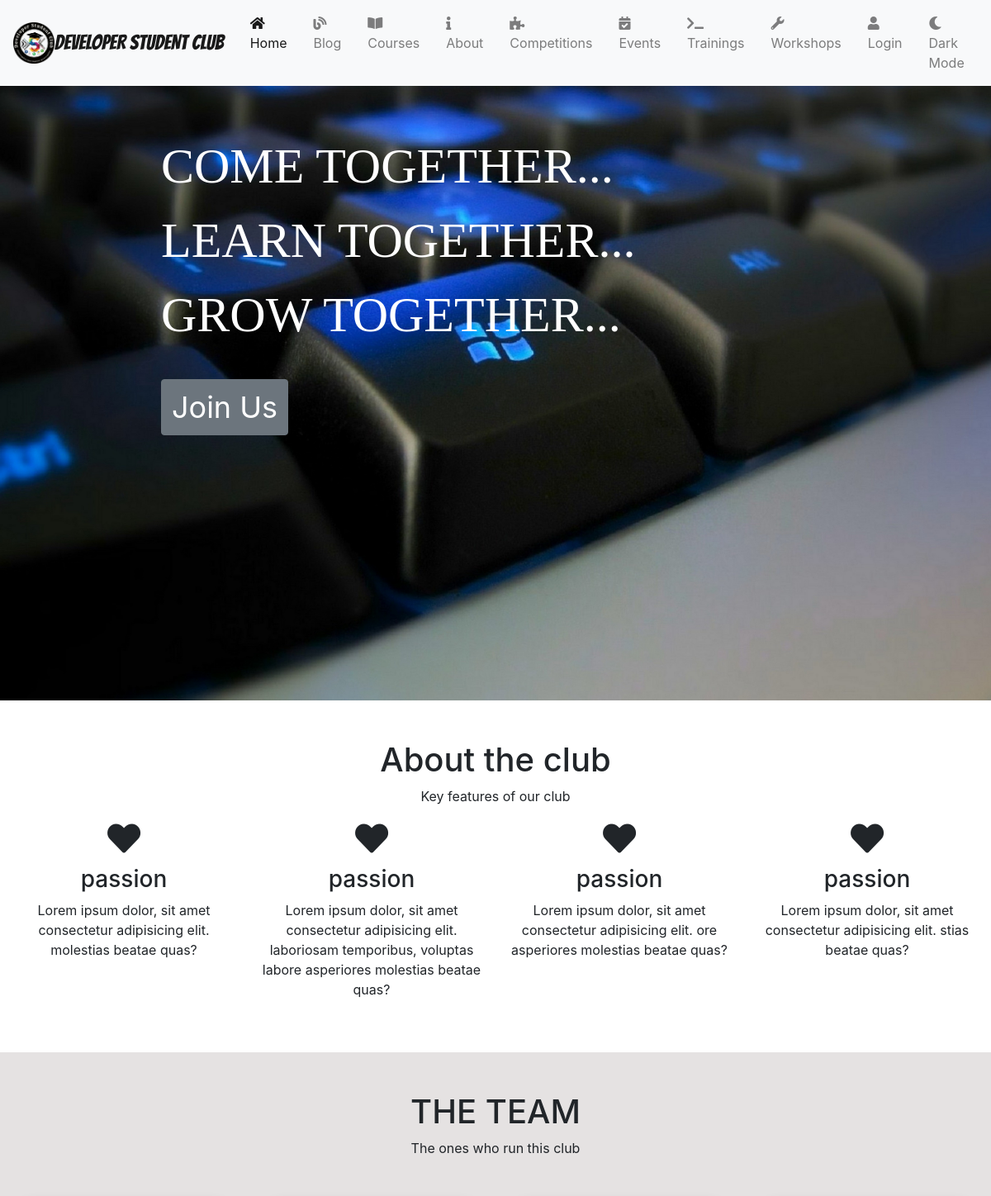
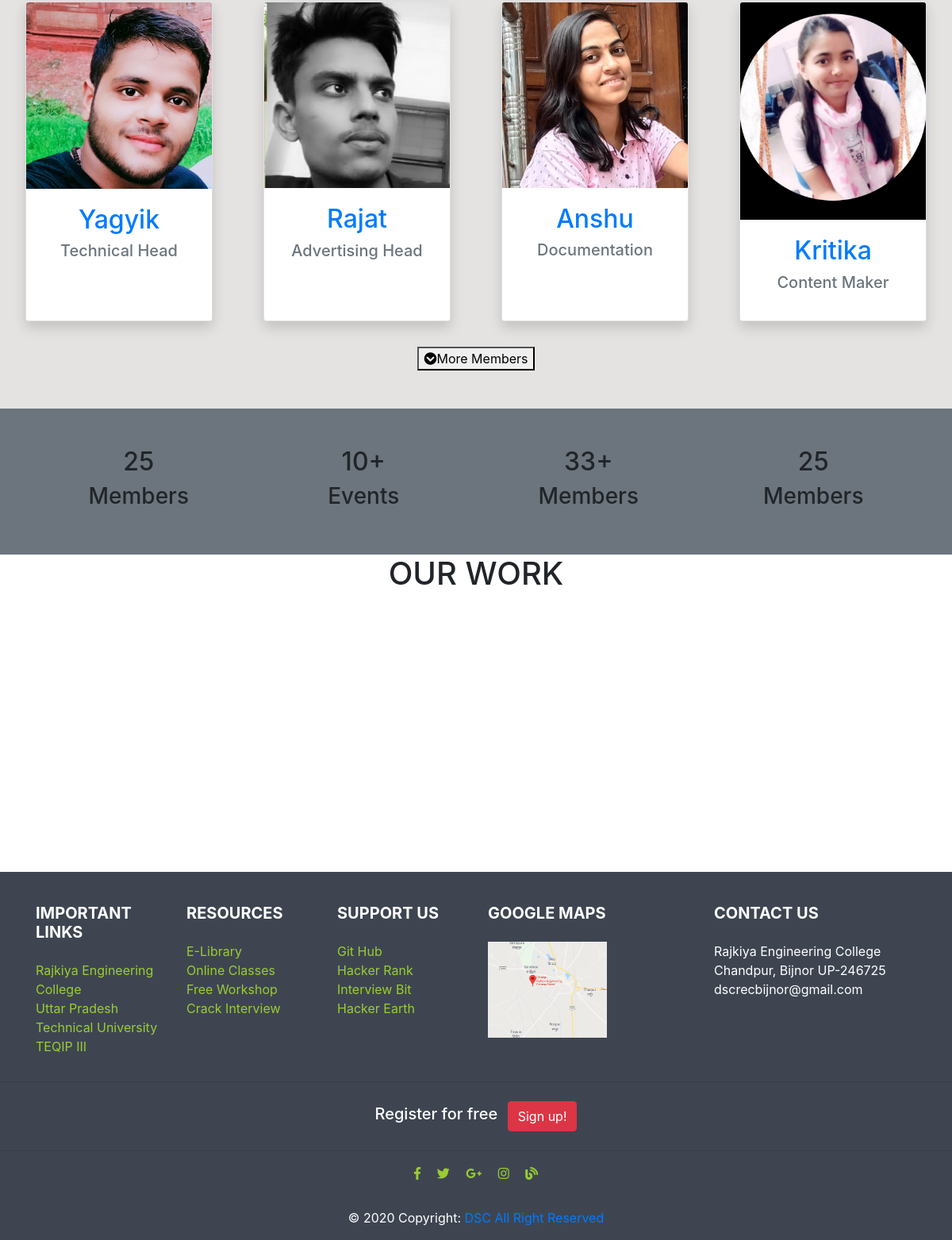
The page / on the database its author committed (2 pictures, top to bottom).
### dscweb/models.py (models this page shows, shortened)
class Heads(models.Model):
    pic         = models.ImageField(upload_to='images/members/')
    first_name  = models.CharField(max_length=50, null=False)
    last_name   = models.CharField(max_length=50, null=False)
    mobile      = models.CharField(max_length=12, null=False)
    email       = models.EmailField()
    title       = models.CharField(max_length=20, null=False)
    description = models.CharField(max_length=100)
    facebook    = models.URLField(null=True, blank=True)
    linkedin    = models.URLField(null=True, blank=True)
    github      = models.URLField(null=True, blank=True)
    def get_absolute_url(self):
        return f"/heads/{self.first_name}"

### dscweb/views.py (the view)
# urls.py: path('', views.home_view, name='home'),
def home_view(request):
    members = Member.objects.all()
    headss= Heads.objects.all()
    context = {"title": "DSC", "members": members,"headss":headss}
    return render(request, 'home.html', context)

### dscweb/models.py (called while the page is built)
    def get_absolute_url(self):
        return f"/member/{self.first_name}"

### templates/home.html (shortened to what this page needs)
{% extends 'base.html' %}
{%load static%}
{% block content %}
    <section>
        <div class="container-fluid bgimg-1 mt-0 " >
            <div class=" text-white mt-5" style="font-size: 5vw;margin:10vw ;padding:5vw">
                <p class="mt-5 " style="font-family:cursive;" >COME TOGETHER...<br>LEARN TOGETHER...<br>GROW TOGETHER...</p>
                <button type="button" class="btn btn-secondary" style="font-size: 3vw;">Join Us</button>
            </div>
        </div>
    </section>
    <section>
        <div class="container-fluid py-5">
            <h1 class="text-center">About the club</h1>
            <p class="text-center">Key features of our club</p>
            <div class="row">
                <div class="col-sm-3 text-center">
                    <h1> <i class="fas fa-heart "></i></h1>
                    <h3 >passion</h3>
                    <p>Lorem ipsum dolor, sit amet consectetur adipisicing elit. molestias beatae quas?</p>
                </div>
                <div class="col-sm-3 text-center">
                    <h1> <i class="fas fa-heart "></i></h1>
                    <h3 >passion</h3>
                    <p >Lorem ipsum dolor, sit amet consectetur adipisicing elit. laboriosam temporibus, voluptas labore asperiores molestias beatae quas?</p>
                </div>
                <div class="col-sm-3 text-center">
                    <h1> <i class="fas fa-heart "></i></h1>
                    <h3>passion</h3>
                    <p>Lorem ipsum dolor, sit amet consectetur adipisicing elit. ore asperiores molestias beatae quas?</p>
                </div>
                <div class="col-sm-3 text-center">
                   <h1> <i class="fas fa-heart "></i></h1>
                    <h3 >passion</h3>
                    <p>Lorem ipsum dolor, sit amet consectetur adipisicing elit. stias beatae quas?</p>
                </div>
            </div>
        </div>
    </section>
    <section>
        <div class="container-fluid py-5 " style="background-color: rgb(229, 226, 226);">
            <h1 class="text-center">THE TEAM</h1>
            <p class="text-center">The ones who run this club</p>
            <div class="row">
                {% for heads in headss %}
                <div class="col-sm-3 p-4 d-flex">
                    <div class="card shadow m-2 flex-fill">
                        <a href=" {{ heads.get_absolute_url }} " >
                        <img src="{{ heads.pic.url }}" alt="Pic" class="card-img-top img-fluid" >
                        <div class="card-body text-center">
                            <h2>{{ heads.first_name }} {{ member.last_name }}</h2>
                            </a>
                            <p class="text-secondary h5">{{ heads.title }}</p>
                        </div>
                    </div>
                </div>
                {% endfor %}
            <div class="text-center">
                <button type="button" class="" data-toggle="collapse" data-target="#rem"><i class="fas fa-chevron-circle-down" style="text-size:45px;"></i>More Members</button>
            </div>
    <section>
        <div class="container-fluid p-5 bg-secondary">
            <div class="row">
                <div class="col-sm-3 text-center">
                    <h2>25 </h2>
                    <h3>Members</h3>
                </div>
                <div class="col-sm-3 text-center">
                    <h2>10+</h2>
                    <h3>Events</h3>
                </div>
                <div class="col-sm-3 text-center">
                    <h2>33+</h2>
                    <h3>Members</h3>
                </div>
                <div class="col-sm-3 text-center">
                    <h2>25 </h2>
                    <h3>Members</h3>
                </div>
            </div>
        </div>
    </section>
    <section>
        <div class="container-fluid" style="height: 400px;">
            <h1 class="text-center">OUR WORK</h1>
        </div>
    </section>
{% endblock %}

### rows shown on the page
Heads: pic (picture), first_name "Yagyik", title "Technical Head"
Heads: pic (picture), first_name "Rajat", title "Advertising Head"
Heads: pic (picture), first_name "Anshu", title "Documentation"
Heads: pic (picture), first_name "Kritika", title "Content Maker"
